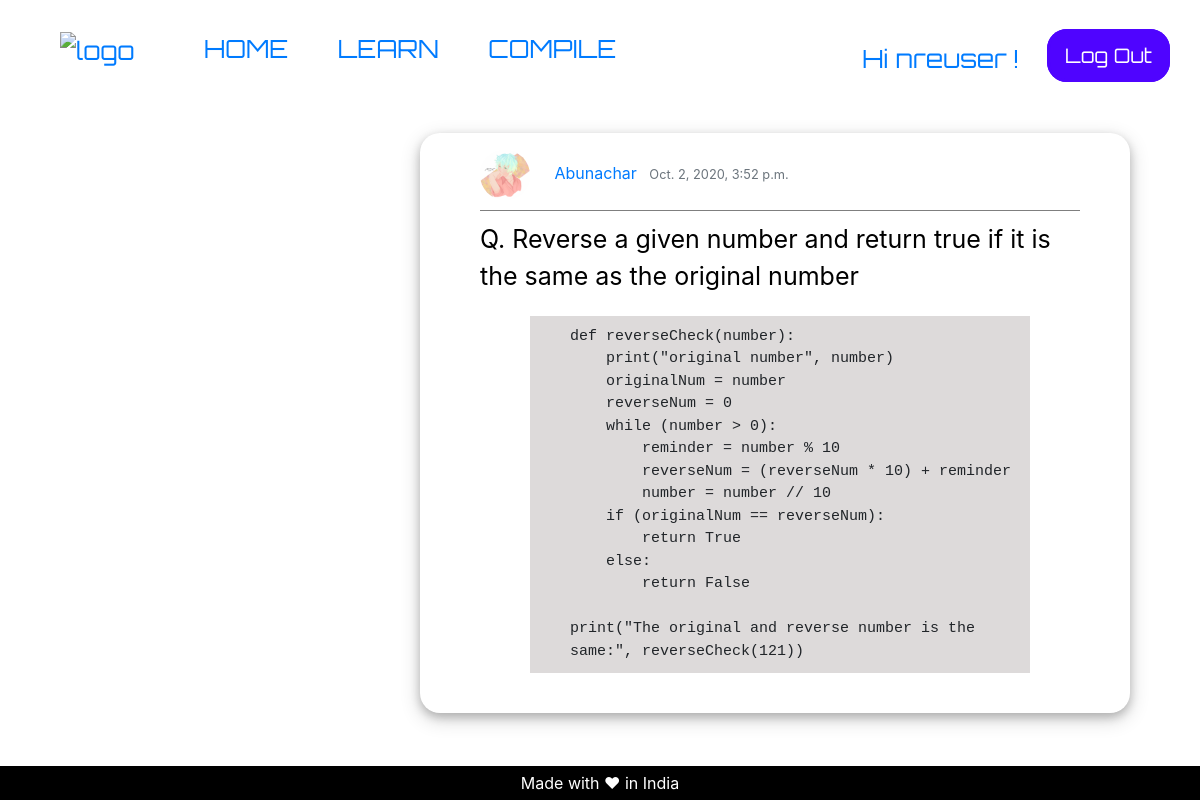
/advance/12/ (signed in), run on the app's committed database.
### pages/models.py (models this page shows, shortened)
class AdvPost(models.Model):
    title = models.CharField(max_length=200)
    author = models.ForeignKey(
        'auth.User',
        on_delete=models.CASCADE,
    )
    date_posted = models.DateTimeField(default=timezone.now)
    solution = models.TextField()

class Profile(models.Model):
    user = models.OneToOneField(User, on_delete=models.CASCADE)
    images = models.ImageField(
        default="default.png", upload_to='profile_pics')

### pages/views.py (the view)
class AdvanceDetailView(LoginRequiredMixin, DetailView):
    model = AdvPost
    template_name = 'post-Detail.html'

### templates/post-Detail.html (shortened to what this page needs)
{% extends 'post-Base.html' %}
{% load static %}
{% block Post-content %}
<article class="media content-section shad">
  <div class="media-body">
    <div class="article-metadata under-line">
      <img src="{{ object.author.profile.images.url }}" alt="UserProfile" class="rounded-circle article-img">
      <a class="mr-2" href="#">{{ object.author }}</a>
      <small class="text-muted"> {{ object.date_posted }}</small>
    </div>
    <p class="art-underline article-title">Q. {{ object.title }}</p>
    <pre class="article-content">{{ object.solution }}</pre>
  </div>
</article>
{% endblock Post-content %}

### templates/base.html (shortened to what this page needs)
{% load static %}
<!DOCTYPE html>
<html>
<head>
	<link href="{% static 'css/base.css' %}" rel="stylesheet">
	<link rel="stylesheet" href="https://maxcdn.bootstrapcdn.com/bootstrap/4.0.0/css/bootstrap.min.css">
	{% block headcontent %}
	{% endblock headcontent %}
</head>
<body>
	<div clas="container">
		<div class="nav">
			<div class="nav-left">
				<a href="{% url 'home' %}"><img src="{% static 'images/newlogo.jpg' %}" alt="logo" style="width:70px; height:55px;"></a>
				<a href="{% url 'home' %}">HOME</a>
				<a href="{% url 'learn' %}">LEARN</a>
				<a href="{% url 'compile' %}">COMPILE</a>
			</div>
			<div class="nav-right">
				{% if user.is_authenticated %}
				<div class="userLogin">
					<a href="{% url 'profile' %}">
						Hi {{ user.username }} !
					</a>
				</div>
				<div class="signupBut">
					<a href="{% url 'logout' %}">Log Out</a>
				</div>
				{% endif %}
			</div>
		</div>
		{% block content %}
		{% endblock content %}
	</div>
	<div class="site-footer">
		<div> Made with ❤ in India</div>
	</div>
</body>
</html>

### static/css/base.css (style rules this page uses)
.nav { display: flex; justify-content: space-between; }
.nav a { text-decoration: none; font-size: 25px; padding: 15px 15px 0px 15px; font-family: "Orbitron", sans-serif; }
.nav-right, .nav-left { padding: 30px 30px 0px 30px; }
.nav-right { display: flex; padding-left: 50px; }
.nav-left img { width: 60px; height: 50px; padding-right: 20px; }
.nav-left a { padding-left: 30px; }
.userLogin { font-size: 20px; padding-right: 10px; margin: 10px 3px 5px 3px; font-family: "Orbitron", sans-serif; }
.site-footer { padding: 5px 0px 5px 0px; position: absolute; left: 0; bottom: 0; width: 100%; background-color: black; color: white; text-align: center; }
.signupBut { text-align: right; margin: auto; }
.signupBut a { font-size: 20px; font-family: "Orbitron", sans-serif; color: white; text-decoration: none; padding: 11px 15px 11px 15px; border: 3px solid rgb(79, 4, 255); border-radius: 20px; background: rgb(79, 4, 255); }

### static/css/advance.css (style rules this page uses)
.shad { padding: 17px 50px 20px 60px; box-shadow: 0 4px 10px 0 rgba(0, 0, 0, 0.2), 0 6px 20px 0 rgba(0, 0, 0, 0.19); margin: 40px; border-radius: 20px; }
.under-line { padding-bottom: 10px; border-bottom: 1px solid rgba(0, 0, 0, 0.5); }
.art-underline { padding-top: 10px; font-size: 25px; }
.article-img { width: 50px; height: 50px; margin-right: 20px; }
.article-title { text-decoration: none; color: black; }
.article-content { overflow-x: auto; white-space: pre-wrap; white-space: -moz-pre-wrap; white-space: -pre-wrap; white-space: -o-pre-wrap; word-wrap: break-word; background: rgba(171, 164, 164, 0.4); margin: 20px 50px 20px 50px; padding: 10px 10px 10px 40px; font-size: 15px; }

### data on the page
AdvPost: author.profile.images (picture), author "Abunachar", date_posted "Oct. 2, 2020, 3:52 p.m.", title "Reverse a given number and return true if it is the same as the original number", solution "def reverseCheck(number): print(\"original number\", number) originalNum = number reverseNum = 0 while (number > 0): reminder = number % 10 reverseNum = (reverseNum * 10) + reminder number = number // 10 if (originalNum == reverseNum): return True else: return False print(\"The original and reverse number is the same:\", reverseCheck(121))"

### other printed values
{{ user.username }} "nreuser"
